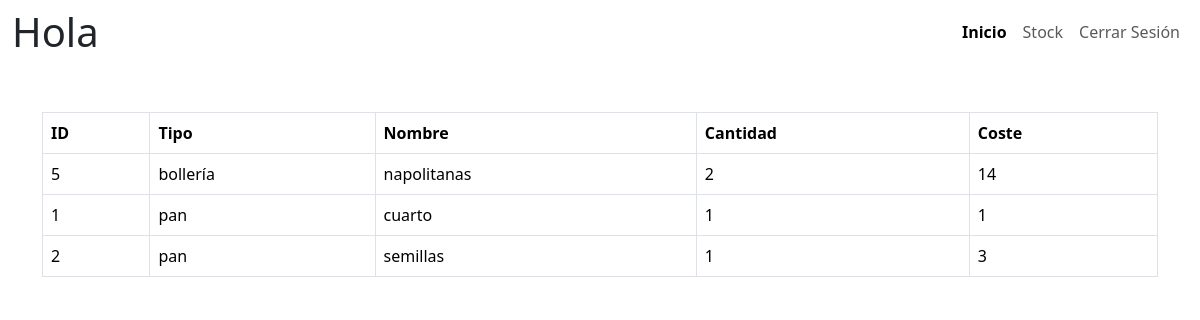
The page /stock.php on the database its author committed.
### tables this page shows
CREATE TABLE `stock` (
  `id` int(11) NOT NULL,
  `idProd` int(11) NOT NULL,
  `cantidad` int(50) NOT NULL,
  `coste` double NOT NULL
);

CREATE TABLE `productos` (
  `id` int(11) NOT NULL,
  `nombre` varchar(50) NOT NULL,
  `idTipo` int(11) NOT NULL,
  `imagen` varchar(200) NOT NULL
);

CREATE TABLE `tipos` (
  `id` int(11) NOT NULL,
  `nombre` varchar(50) NOT NULL,
  `imagen` varchar(200) NOT NULL
);

### stock.php (the view, shortened to what this page needs)
<?php
require_once('./php/configure/configure.php');
$rol = 2;
if (session_start()) {
    $nombre = $_SESSION["Nombre"];
    $rol = $_SESSION["Rol"];
}
$sql = "SELECT p.id AS id, s.id AS idStock, p.nombre AS nombre, t.nombre as nombreTipo, SUM(s.cantidad) AS cantidad, SUM(s.coste*s.cantidad) AS costeTotal FROM stock AS s INNER JOIN productos AS p ON s.idProd=p.id INNER JOIN tipos AS t ON p.idTipo = t.id GROUP BY s.id, p.id, t.id";
$result = $conn->query($sql);
$tabla = "";
if($result -> num_rows > 0){
    $tabla = "<table class='table table-bordered'>
    <thead>
        <tr>
            <th>ID</th>
            <th>Tipo</th>
            <th>Nombre</th>
            <th>Cantidad</th>
            <th>Coste</th>";
        $tabla .="</tr>
    </thead>
    <tbody>";
    while($row = $result -> fetch_assoc()){
        $tabla .= "<tr>
        <td>".$row["id"]."</td>
        <td>".$row["nombreTipo"]."</td>
        <td>".$row["nombre"]."</td>
        <td>".$row["cantidad"]."</td>
        <td>".round($row["costeTotal"],2)."</td>";
        $tabla .="</tr>";
    }
    $tabla .="</tbody></table>";
}
?>
<!DOCTYPE html>
<html lang="es">
<head>
    <link href="https://cdn.jsdelivr.net/npm/bootstrap@5.3.3/dist/css/bootstrap.min.css" rel="stylesheet"
>
</head>
<body>
    <?php if($rol == 1){?>
    <nav class="navbar navbar-expand-md">
        <div class="container-fluid">
            <h1 class="mb-0">
                Hola <?php echo $nombre; ?>
            </h1>
            <?php echo $Imagen; ?>
            <button class="navbar-toggler" type="button" data-bs-toggle="collapse"
                data-bs-target="#navbarSupportedContent" aria-controlls="navbarSupportedContent" aria-expanded="false"
                aria-label="Toggle-navigation">
                <span class="navbar-toggler-icon navbar-toggler-icon"></span>
            </button>
            <div class="collapse navbar-collapse" id="navbarSupportedContent">
                <ul class="navbar-nav d-flex justify-content-center align-items-center ms-auto">
                    <li class="nav-item">
                        <a class="nav-link active" aria-current="page" href="./index.php"><b>Inicio</b></a>
                    </li>
                    <li class="nav-item">
                        <a class="nav-link" href="./crearProductos.php">Crear Productos</a>
                    </li>
                    <li class="nav-item">
                        <a class="nav-link" href="./comprarProductos.php">Comprar Productos</a>
                    </li>
                    <li class="nav-item">
                        <a class="nav-link" href="./stock.php">stock</a>
                    </li>
                    <li class="nav-item">
                        <a class="nav-link" href="./php/cerrarSesion.php">Cerrar Sesión</a>
                    </li>
                </ul>
            </div>
        </div>
    </nav>
    <?php }else{?>
        <nav class="navbar navbar-expand-md">
        <div class="container-fluid">
            <h1 class="mb-0">
                Hola <?php echo $nombre; ?>
            </h1>
            <div class="collapse navbar-collapse" id="navbarSupportedContent">
                <ul class="navbar-nav d-flex justify-content-center align-items-center ms-auto">
                    <li class="nav-item">
                        <a class="nav-link active" aria-current="page" href="./index.php"><b>Inicio</b></a>
                    </li>
                    <li class="nav-item">
                        <a class="nav-link" href="./stock.php">Stock</a>
                    </li>
                    <li class="nav-item">
                        <a class="nav-link" href="./php/cerrarSesion.php">Cerrar Sesión</a>
                    </li>
                </ul>
            </div>
        </div>
    </nav>
    <?php }?>
    <div class="container mt-5">
        <?php echo $tabla; ?>
    </div>
</body>
</html>

### rows shown on the page
stock: idProd "5", tipos.nombre "bollería", idProd.nombre "napolitanas", cantidad "2", costeTotal "14"
stock: idProd "1", tipos.nombre "pan", idProd.nombre "cuarto", cantidad "1", costeTotal "1"
stock: idProd "2", tipos.nombre "pan", idProd.nombre "semillas", cantidad "1", costeTotal "3"
